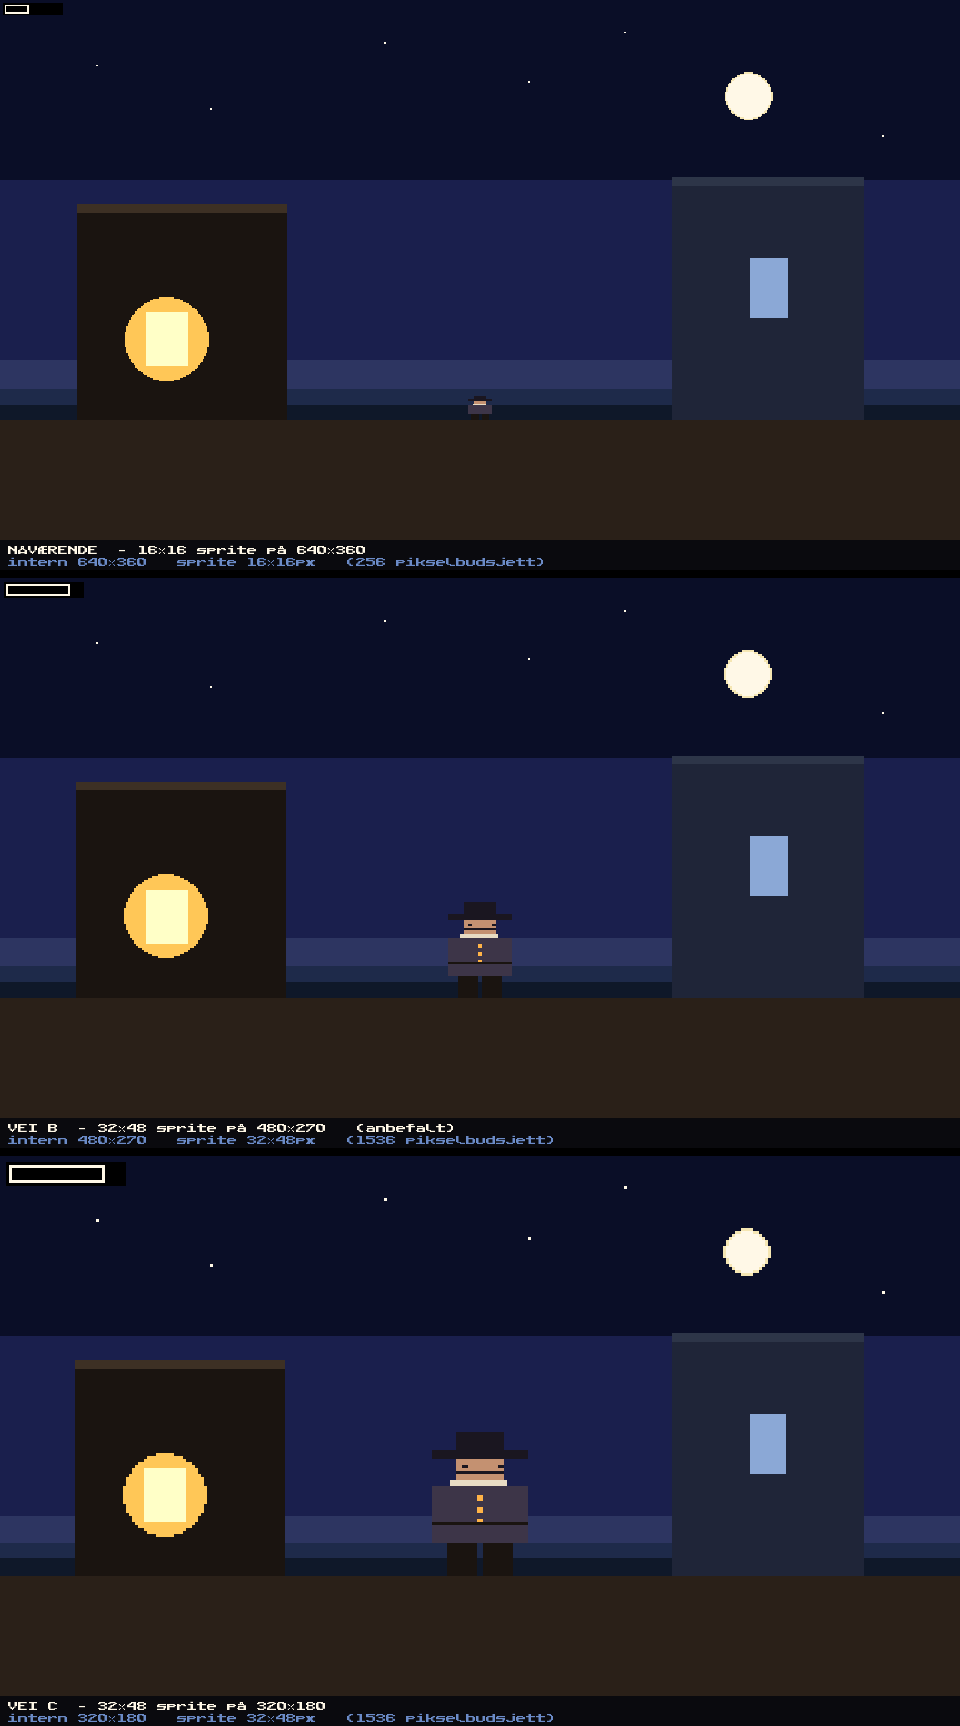

Here is the Python script that generated this plot:
"""Generer en side-ved-side-sammenligning av oppløsnings/sprite-veiene.

Lager en PNG som viser samme mock-Tortuga-scene rendret i:
  - Nåværende:  640×360 intern, 16×16 hovedsprite
  - Vei B:      480×270 intern, 32×48 hovedsprite
  - Vei C:      320×180 intern, 32×48 hovedsprite

Alle skaleres til samme display-størrelse (960×540) med nearest-neighbor
slik at de visuelle pikselstørrelse blir direkte sammenlignbar.

Output: tools/size_compare.png
"""

from __future__ import annotations

import os
import sys

# Sett env-vars FØR pygame importeres.
os.environ.setdefault("PYGAME_HIDE_SUPPORT_PROMPT", "1")
os.environ.setdefault("SDL_HINT_RENDER_SCALE_QUALITY", "0")
os.environ.setdefault("SDL_VIDEODRIVER", "dummy")

import pygame  # noqa: E402

sys.path.insert(0, os.path.dirname(os.path.dirname(os.path.abspath(__file__))))
import constants  # noqa: E402


def draw_scene(surface: pygame.Surface, sprite_w: int, sprite_h: int) -> None:
    """Tegn en mock-Tortuga-natt-scene.

    Komposisjon: indigo himmel, måne, tavernasilhuett til venstre med
    varmt vindu, børshus til høyre med kaldt vindu, hovedperson på gaten.
    Sprite-størrelsen styrer detaljnivået.
    """
    w, h = surface.get_size()

    # Himmel (gradient via to fargebånd)
    surface.fill(constants.COLOR_SKY_DEEP)
    pygame.draw.rect(surface, constants.COLOR_SKY_MID, (0, h // 3, w, h // 3))
    pygame.draw.rect(surface, constants.COLOR_SKY_HORIZON, (0, 2 * h // 3, w, h // 3))

    # Måne
    moon_r = max(4, h // 24)
    moon_x = int(w * 0.78)
    moon_y = int(h * 0.18)
    pygame.draw.circle(surface, constants.COLOR_MOON_HALO, (moon_x, moon_y), moon_r + 1)
    pygame.draw.circle(surface, constants.COLOR_MOON_CORE, (moon_x, moon_y), moon_r)

    # Stjerner
    for sx, sy in [(0.10, 0.12), (0.22, 0.20), (0.40, 0.08),
                   (0.55, 0.15), (0.92, 0.25), (0.65, 0.06)]:
        surface.set_at((int(sx * w), int(sy * h)), constants.COLOR_MOON_CORE)

    # Hav (nederste fjerdedel)
    sea_top = int(h * 0.72)
    pygame.draw.rect(surface, constants.COLOR_SEA_DEEP, (0, sea_top, w, h - sea_top))
    pygame.draw.rect(
        surface, constants.COLOR_SEA_MID,
        (0, sea_top, w, max(2, h // 32)),
    )

    # Bakke
    ground_top = int(h * 0.78)
    pygame.draw.rect(surface, constants.COLOR_WOOD_DARK, (0, ground_top, w, h - ground_top))

    # Taverna (venstre, varmt vindu)
    tav_w = int(w * 0.22)
    tav_h = int(h * 0.40)
    tav_x = int(w * 0.08)
    tav_y = ground_top - tav_h
    pygame.draw.rect(surface, constants.COLOR_WOOD_DARKEST, (tav_x, tav_y, tav_w, tav_h))
    pygame.draw.rect(surface, constants.COLOR_WOOD_MID, (tav_x, tav_y, tav_w, max(2, h // 60)))
    # Vindu (varmt)
    win_w = max(3, tav_w // 5)
    win_h = max(3, tav_h // 4)
    win_x = tav_x + tav_w // 3
    win_y = tav_y + tav_h // 2
    pygame.draw.rect(surface, constants.COLOR_LANTERN_BRIGHT, (win_x, win_y, win_w, win_h))
    # Varm glød (additiv)
    glow = pygame.Surface((win_w * 3, win_h * 3), pygame.SRCALPHA)
    pygame.draw.circle(
        glow, (*constants.COLOR_LANTERN, 80),
        (win_w * 3 // 2, win_h * 3 // 2), max(2, win_w),
    )
    surface.blit(
        glow, (win_x - win_w, win_y - win_h),
        special_flags=pygame.BLEND_RGB_ADD,
    )

    # Børshus (høyre, kaldt vindu)
    bor_w = int(w * 0.20)
    bor_h = int(h * 0.45)
    bor_x = int(w * 0.70)
    bor_y = ground_top - bor_h
    pygame.draw.rect(surface, constants.COLOR_STONE_DARK, (bor_x, bor_y, bor_w, bor_h))
    pygame.draw.rect(surface, constants.COLOR_STONE_MID, (bor_x, bor_y, bor_w, max(2, h // 60)))
    # Vindu (kaldt)
    bwin_w = max(3, bor_w // 5)
    bwin_h = max(3, bor_h // 4)
    bwin_x = bor_x + bor_w // 2 - bwin_w // 2
    bwin_y = bor_y + bor_h // 3
    pygame.draw.rect(surface, constants.COLOR_STONE_BRIGHT, (bwin_x, bwin_y, bwin_w, bwin_h))

    # Hovedsprite (player) — sentrert på gaten foran
    player_x = w // 2 - sprite_w // 2
    player_y = ground_top - sprite_h
    _draw_player(surface, player_x, player_y, sprite_w, sprite_h)

    # Skala-indikator (sprite-pikselstørrelse i hjørnet)
    label_color = constants.COLOR_MOON_CORE
    pygame.draw.rect(surface, (0, 0, 0), (2, 2, max(40, sprite_w + 4), 8))
    # 1-piksel-rektangel som viser sprite-størrelse-eksempel
    pygame.draw.rect(surface, label_color, (3, 3, sprite_w, 6), 1)


def _draw_player(
    surface: pygame.Surface, x: int, y: int, w: int, h: int,
) -> None:
    """Tegn en hovedperson med detaljnivå proporsjonalt med sprite-størrelsen.

    16×16: grov silhuett (hatt, frakk, ben).
    32×48: ansikt, krage, frakkfolder, støvler.
    32×64: enda mer detalj.
    """
    # Grov anatomi: hatt 25 %, ansikt 15 %, krage 8 %, frakk 40 %, ben 12 %
    hat_h = max(2, int(h * 0.20))
    face_h = max(2, int(h * 0.16))
    collar_h = max(1, int(h * 0.06))
    coat_h = max(2, int(h * 0.40))
    legs_h = max(2, h - hat_h - face_h - collar_h - coat_h)

    # Hatt
    hat_brim_h = max(1, hat_h // 3)
    pygame.draw.rect(surface, constants.COLOR_HAT,
                     (x, y + hat_h - hat_brim_h, w, hat_brim_h))
    pygame.draw.rect(surface, constants.COLOR_HAT,
                     (x + w // 4, y, w // 2, hat_h - hat_brim_h))

    # Ansikt
    face_y = y + hat_h
    pygame.draw.rect(surface, constants.COLOR_SKIN,
                     (x + w // 4, face_y, w // 2, face_h))
    if w >= 24:
        # Øyne (kun synlig på ≥24 px bredde)
        eye_y = face_y + face_h // 3
        pygame.draw.rect(surface, constants.COLOR_HAT,
                         (x + w // 4 + max(1, w // 12), eye_y,
                          max(1, w // 16), max(1, h // 48)))
        pygame.draw.rect(surface, constants.COLOR_HAT,
                         (x + w - w // 4 - max(2, w // 12), eye_y,
                          max(1, w // 16), max(1, h // 48)))
    if w >= 32 and h >= 48:
        # Skjegg (kun ≥32×48)
        beard_y = face_y + face_h * 2 // 3
        pygame.draw.rect(surface, constants.COLOR_HAT,
                         (x + w // 4, beard_y, w // 2, max(1, face_h // 4)))

    # Krage
    collar_y = face_y + face_h
    pygame.draw.rect(surface, constants.COLOR_SHIRT,
                     (x + w // 5, collar_y, w * 3 // 5, collar_h))

    # Frakk
    coat_y = collar_y + collar_h
    pygame.draw.rect(surface, constants.COLOR_COAT,
                     (x, coat_y, w, coat_h))
    if w >= 24:
        # Knapper / knappestripe
        button_x = x + w // 2
        for i in range(3):
            by = coat_y + (coat_h // 4) * (i + 1) - 1
            pygame.draw.rect(surface, constants.COLOR_LANTERN,
                             (button_x - max(1, w // 32), by,
                              max(1, w // 16), max(1, w // 16)))
    if w >= 32:
        # Belte-detalj
        belt_y = coat_y + coat_h * 2 // 3
        pygame.draw.rect(surface, constants.COLOR_WOOD_DARKEST,
                         (x, belt_y, w, max(1, h // 48)))

    # Ben / støvler
    legs_y = coat_y + coat_h
    leg_w = max(1, w // 3)
    pygame.draw.rect(surface, constants.COLOR_WOOD_DARKEST,
                     (x + w // 6, legs_y, leg_w, legs_h))
    pygame.draw.rect(surface, constants.COLOR_WOOD_DARKEST,
                     (x + w - w // 6 - leg_w, legs_y, leg_w, legs_h))


def render_panel(label: str, internal: tuple, sprite: tuple,
                 panel_size: tuple, font: pygame.font.Font) -> pygame.Surface:
    """Render én panel: scene + label-bånd."""
    iw, ih = internal
    sw, sh = sprite
    pw, ph = panel_size

    scene = pygame.Surface(internal).convert()
    draw_scene(scene, sw, sh)

    # Skaler scenen til panel_w × (proportional høyde) med nearest-neighbor
    scaled_h = pw * ih // iw
    scaled = pygame.transform.scale(scene, (pw, scaled_h))

    panel = pygame.Surface(panel_size).convert()
    panel.fill((20, 20, 24))
    panel.blit(scaled, (0, 0))

    # Label-bånd nederst
    band_y = scaled_h
    band_h = ph - scaled_h
    pygame.draw.rect(panel, (10, 10, 14), (0, band_y, pw, band_h))
    text1 = font.render(label, True, constants.COLOR_MOON_CORE)
    text2_str = (f"intern {iw}×{ih}   sprite {sw}×{sh}px   "
                 f"({sw*sh} pikselbudsjett)")
    text2 = font.render(text2_str, True, constants.COLOR_STONE_LIT)
    panel.blit(text1, (8, band_y + 4))
    panel.blit(text2, (8, band_y + 4 + text1.get_height() + 2))
    return panel


def main() -> int:
    pygame.display.init()
    pygame.font.init()
    pygame.display.set_mode((1, 1))  # dummy

    try:
        font = pygame.font.Font("assets/fonts/PublicPixel.ttf", 10)
    except (pygame.error, FileNotFoundError):
        font = pygame.font.SysFont(None, 14)

    # Display-størrelse per panel (ingen integer-skala — den varierer per
    # vei. Det vi vil sammenligne er hvordan sprites SER UT på samme skjerm-
    # størrelse, ikke heltallsskalaer.)
    panel_w = 960
    panel_h = panel_w * 9 // 16 + 30  # 16:9 + label-bånd

    panels = [
        render_panel(
            "NÅVÆRENDE  – 16×16 sprite på 640×360",
            (640, 360), (16, 16), (panel_w, panel_h), font,
        ),
        render_panel(
            "VEI B  – 32×48 sprite på 480×270   (anbefalt)",
            (480, 270), (32, 48), (panel_w, panel_h), font,
        ),
        render_panel(
            "VEI C  – 32×48 sprite på 320×180",
            (320, 180), (32, 48), (panel_w, panel_h), font,
        ),
    ]

    out_w = panel_w
    out_h = panel_h * len(panels) + 8 * (len(panels) - 1)
    out = pygame.Surface((out_w, out_h)).convert()
    out.fill((0, 0, 0))
    y = 0
    for p in panels:
        out.blit(p, (0, y))
        y += panel_h + 8

    target = os.path.join(
        os.path.dirname(os.path.abspath(__file__)),
        "size_compare.png",
    )
    pygame.image.save(out, target)
    print(f"Skrevet: {target}  ({out_w}×{out_h})")

    pygame.display.quit()
    return 0


if __name__ == "__main__":
    sys.exit(main())
